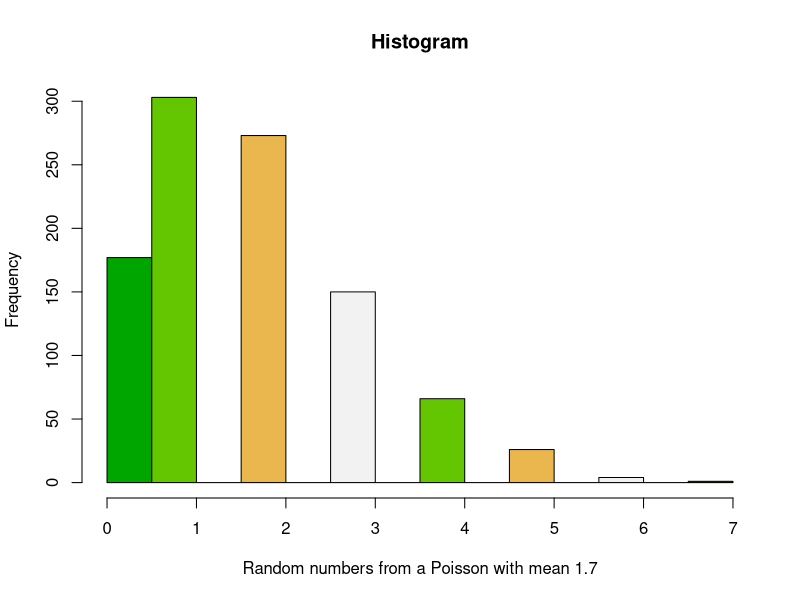
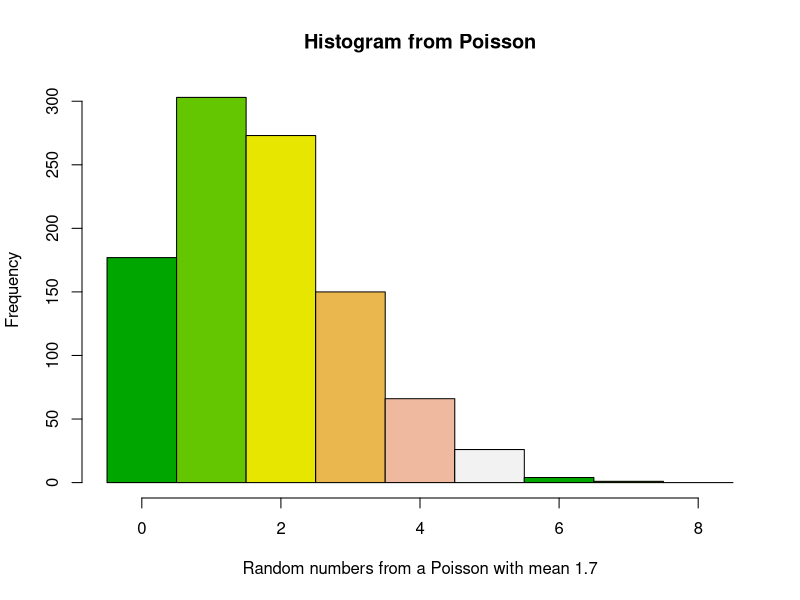

Generate these figures, in order, with R:
### Histogram of Integers ###
values<-rpois(n = 1000, lambda = 1.70)
hist(values, main = "Histogram", xlab = "Random numbers from a Poisson with mean 1.7",
     col = terrain.colors(6))

hist(values, breaks = (-0.5:8.5), main = "Histogram from Poisson", xlab = "Random numbers from a Poisson with mean 1.7",
     col = terrain.colors(6))
